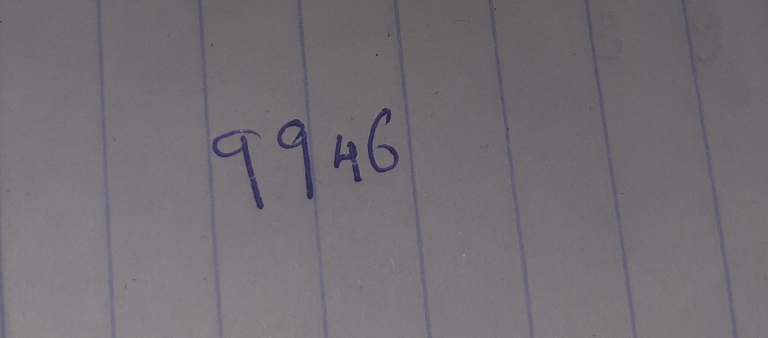
#> input picture tests/fixtures/20261015_024707.jpg, 1536 x 675 px (shown at 1/2 size)
$ python -i preprocessing.py   (imports and definitions only)
#> lines starting #> are read from the running program, lines starting #| are printed output that depends on the picture; after the words box and inside, x2 and y2 are one past the last pixel; in counts of white or black regions, pixels touching at a corner belong together
#> further down, picture is the input picture: PIL image 1536x675 RGB; mean R, G, B 115.6, 110.6, 115.3
import numpy as np
from PIL import Image, ImageFilter


def preprocess_image(image: Image.Image) -> tuple[Image.Image, np.ndarray]:
    """Isolate a handwritten digit and convert it to MNIST-style input."""
    if not isinstance(image, Image.Image):
        raise TypeError("Input must be a PIL Image.")

    gray = image.convert("L")
    gray.thumbnail((512, 512), Image.Resampling.LANCZOS)
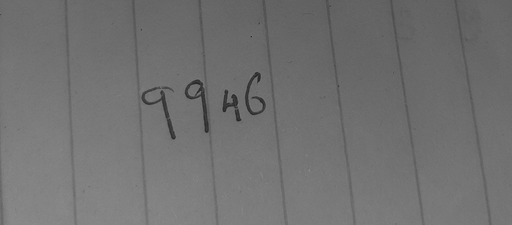
#> gray: PIL image 512x225 L; min 34, max 146, mean 112.6
    pixels = np.asarray(gray, dtype=np.float32)
    height, width = pixels.shape
#> height = 225; width = 512

    # Detect ink polarity before changing the image contrast.
    median = np.median(pixels)
#> median = 113
    dark_tail = median - np.percentile(pixels, 1)
#> dark_tail = 32
    light_tail = np.percentile(pixels, 99) - median
#> light_tail = 20
    dark_ink = dark_tail >= light_tail
#> dark_ink = True

    # A blurred copy approximates the paper/background lighting.
    blurred = gray.filter(
        ImageFilter.GaussianBlur(radius=max(5, min(height, width) / 12))
    )
    background = np.asarray(blurred, dtype=np.float32)
    contrast = background - pixels if dark_ink else pixels - background
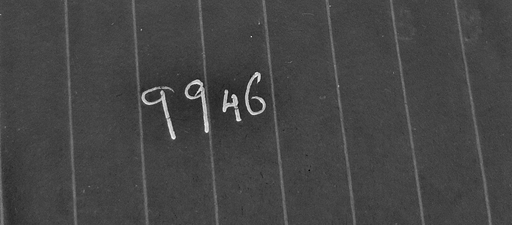
#> contrast: shape (225, 512) float32; min -28, max 74, mean -0.1; drawn with min black and max white
    threshold = max(8.0, 0.35 * float(np.percentile(contrast, 99.7)))
#> threshold = 17.85
    mask = contrast > threshold
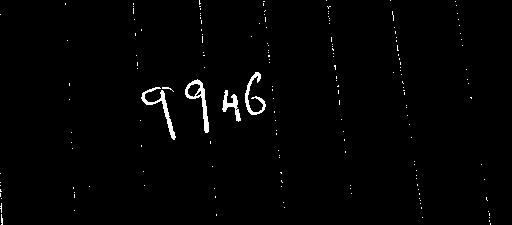
#> mask: shape (225, 512) bool; 1.3% white; 170 white regions (165 under 20 px), largest, box (x1, y1, x2, y2) and area: (185, 79, 209, 133) 341, (141, 87, 176, 140) 328, (245, 72, 266, 115) 267, (222, 90, 241, 122) 223, (162, 87, 174, 92) 20

    # Identify connected strokes. Ignore notebook lines and edge artifacts.
    visited = np.zeros((height, width), dtype=bool)
    best_component = None
    best_score = -1.0

    for row, col in zip(*np.nonzero(mask)):
        if visited[row, col]:
            continue
        stack = [(int(row), int(col))]
        visited[row, col] = True
        component = []

        while stack:
            y, x = stack.pop()
            component.append((y, x))
            for dy, dx in (
                (-1, -1),
                (-1, 0),
                (-1, 1),
                (0, -1),
                (0, 1),
                (1, -1),
                (1, 0),
                (1, 1),
            ):
                ny, nx = y + dy, x + dx
                if (
                    0 <= ny < height
                    and 0 <= nx < width
                    and mask[ny, nx]
                    and not visited[ny, nx]
                ):
                    visited[ny, nx] = True
                    stack.append((ny, nx))

        points = np.asarray(component)
        ys, xs = points[:, 0], points[:, 1]
        box_width = int(xs.max() - xs.min() + 1)
        box_height = int(ys.max() - ys.min() + 1)

        if box_width > width * 0.55 and box_height < height * 0.10:
            continue
        if len(component) < max(12, int(height * width * 0.0005)):
            continue
        if ys.min() < height * 0.02 and box_height < height * 0.08:
            continue
        if ys.max() > height * 0.98 and box_height < height * 0.08:
            continue

        center_x = (xs.min() + xs.max()) / 2
        center_y = (ys.min() + ys.max()) / 2
        distance = np.hypot(
            (center_x - width / 2) / (width / 2),
            (center_y - height / 2) / (height / 2),
        )
        score = len(component) / (1 + 0.7 * distance)
        if score > best_score:
            best_score = score
            best_component = points
#> this loop made 1507 passes
#> (box_width, box_height, center_x, center_y, distance, score, best_score) on passes 159, 211: (21, 43, 255, 93, 0.173, 238.1, 238.1), (24, 54, 196.5, 105.5, 0.241, 291.8, 291.8)
#> (row, col) on passes 4, 6, 8, 11, 12, 14: (1, 199), (1, 264), (2, 199), (3, 199), (3, 200), (4, 65)
#> after the loop, best_component = 341 pairs, first value 79 to 132, second value 185 to 208; best_score = 291.8

    if best_component is None:
        raise ValueError("No visible digit detected. Upload a clearer image.")

    ys, xs = best_component[:, 0], best_component[:, 1]
#> ys = 341 values, max 132 at index 53, min 79 at index 0, mean 101.1; xs = 341 values, max 208 at index 43, min 185 at index 146, mean 199.6
    digit_pixels = np.zeros((height, width), dtype=np.uint8)
    strengths = contrast[ys, xs]
#> strengths = 341 values, max 70 at index 273, min 18 at index 27, mean 44.93
    peak = max(30.0, float(np.percentile(strengths, 98)))
#> peak = 65.2
    values = (
        np.clip(
            (strengths - threshold * 0.35) / (peak - threshold * 0.35),
            0,
            1,
        )
        * 255
    )
#> values = 341 values, max 255 at index 160, min 50.84 at index 27, mean 167.2
    digit_pixels[ys, xs] = values.astype(np.uint8)

    digit = Image.fromarray(
        digit_pixels[
            int(ys.min()) : int(ys.max()) + 1,
            int(xs.min()) : int(xs.max()) + 1,
        ]
    )
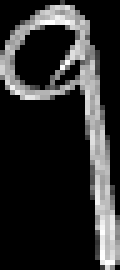
#> digit: PIL image 24x54 L (shown 5 times larger); min 0, max 255, mean 43.8
    digit.thumbnail((20, 20), Image.Resampling.LANCZOS)
    digit = Image.blend(digit, digit.filter(ImageFilter.MaxFilter(3)), 0.45)

    processed = Image.new("L", (28, 28), 0)
#> processed: PIL image 28x28 L; every value is 0
    processed.paste(
        digit,
        ((28 - digit.width) // 2, (28 - digit.height) // 2),
    )
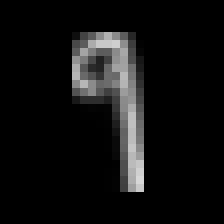
#> processed: PIL image 28x28 L (shown 8 times larger); min 0, max 215, mean 16.8
    model_input = np.asarray(processed, dtype=np.float32)
    model_input = model_input.reshape(1, 28, 28, 1) / 255.0
    return processed, model_input

>>> from PIL import Image
>>> picture = Image.open('../tests/fixtures/20261015_024707.jpg')
>>> result = preprocess_image(picture)

$ run again, on tests/fixtures/20261015_105347.jpg
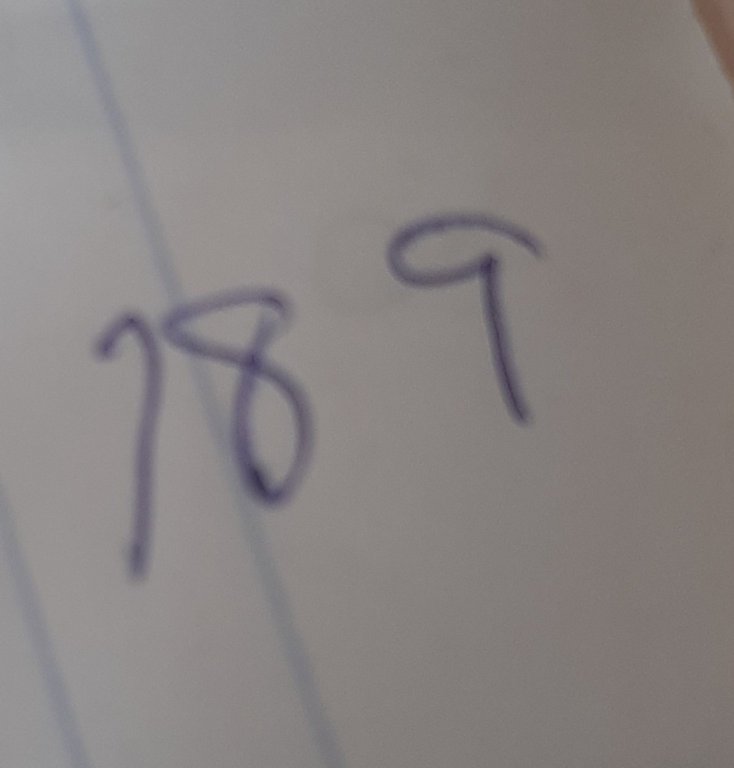
#> input picture tests/fixtures/20261015_105347.jpg, 1468 x 1536 px (shown at 1/2 size)
#> picture is the input picture: PIL image 1468x1536 RGB; mean R, G, B 136.8, 131.6, 130.3
#> median = 132
#> dark_tail = 35.33
#> light_tail = 25
#> dark_ink = True
#> threshold = 15.4
#> in preprocess_image, `mask = contrast > threshold`:
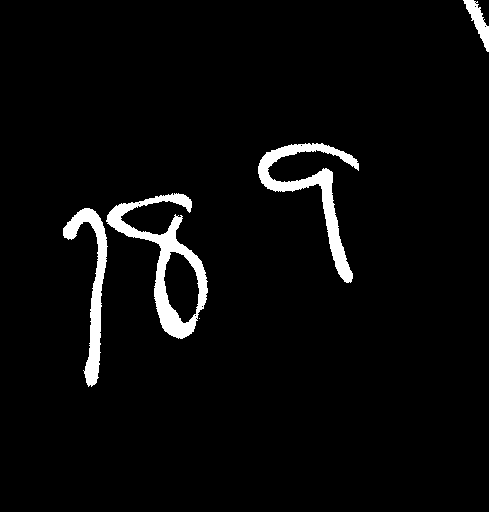
#> mask: shape (512, 489) bool; 3.8% white; 5 white regions (1 under 20 px), largest, box (x1, y1, x2, y2) and area: (106, 193, 208, 339) 3749, (258, 143, 359, 283) 3003, (63, 208, 108, 387) 2263, (463, 0, 489, 52) 517
#> the loop in preprocess_image, `for row, col in zip(*np.nonzero(mask)):` made 9533 passes
#> (row, col, box_width, box_height, center_x, center_y, distance, score) on pass 1: (0, 463, 26, 52, 475.5, 25.5, 1.31, 270.2)
#> after the loop in preprocess_image, `for row, col in zip(*np.nonzero(mask)):`: best_component = 3749 pairs, first value 193 to 338, second value 106 to 207; best_score = 2991.4
#> ys = 3749 values, max 338 at index 367, min 193 at index 0, mean 261.1; xs = 3749 values, max 207 at index 1557, min 106 at index 3274, mean 165.6
#> strengths = 3749 values, max 76 at index 541, min 16 at index 0, mean 28.15
#> peak = 59.04
#> values = 3749 values, max 255 at index 437, min 50.43 at index 0, mean 107.5
#> in preprocess_image, `processed.paste( digit, ((28 - digit.width) // 2, (28 - digit.height) ..`:
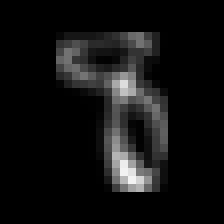
#> processed: PIL image 28x28 L (shown 8 times larger); min 0, max 242, mean 17.7

$ run again, on tests/fixtures/20261015_105354.jpg
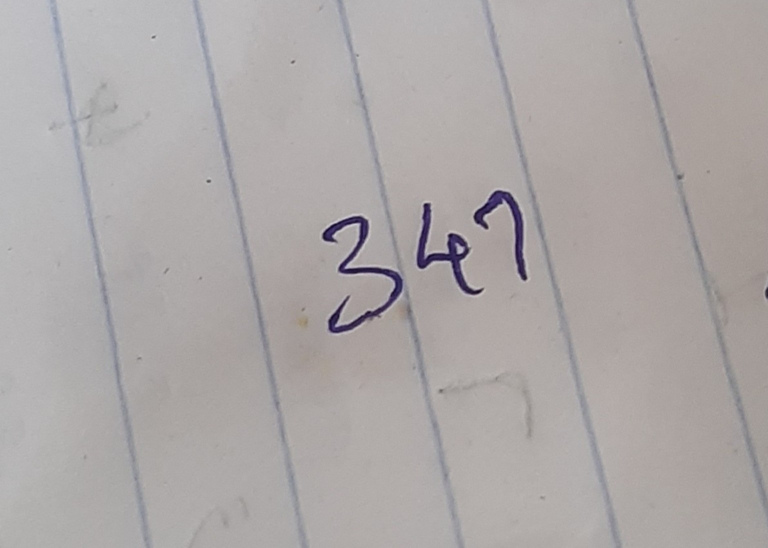
#> input picture tests/fixtures/20261015_105354.jpg, 1536 x 1096 px (shown at 1/2 size)
#> picture is the input picture: PIL image 1536x1096 RGB; mean R, G, B 172.6, 167.7, 167.2
#> median = 171
#> dark_tail = 69
#> light_tail = 18
#> dark_ink = True
#> threshold = 39.2
#> in preprocess_image, `mask = contrast > threshold`:
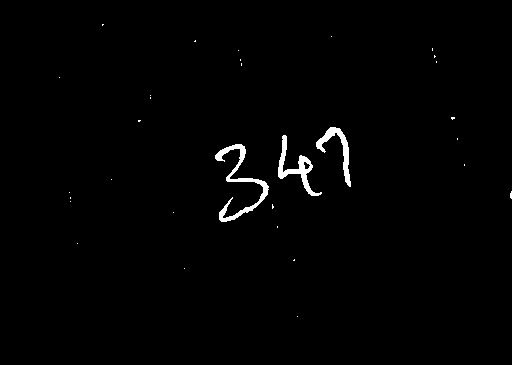
#> mask: shape (365, 512) bool; 1.1% white; 31 white regions (28 under 20 px), largest, box (x1, y1, x2, y2) and area: (215, 144, 269, 222) 823, (278, 135, 322, 196) 620, (316, 127, 351, 187) 519
#> the loop in preprocess_image, `for row, col in zip(*np.nonzero(mask)):` made 2040 passes
#> (row, col, box_width, box_height, center_x, center_y, distance, score) on pass 41: (127, 330, 35, 60, 333, 156.5, 0.333, 420.9)
#> after the loop in preprocess_image, `for row, col in zip(*np.nonzero(mask)):`: best_component = 823 pairs, first value 144 to 221, second value 215 to 268; best_score = 791.6
#> in preprocess_image, `ys, xs = best_component[:, 0], best_component[:, 1]`: ys = 823 values, max 221 at index 118, min 144 at index 0, mean 182.5; xs = 823 values, max 268 at index 397, min 215 at index 746, mean 239.2
#> strengths = 823 values, max 148 at index 749, min 40 at index 100, mean 98.35
#> peak = 136
#> values = 823 values, max 255 at index 286, min 54.8 at index 100, mean 176.3
#> in preprocess_image, `processed.paste( digit, ((28 - digit.width) // 2, (28 - digit.height) ..`:
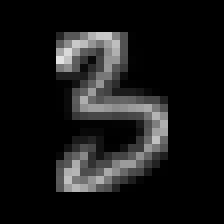
#> processed: PIL image 28x28 L (shown 8 times larger); min 0, max 227, mean 23.9
